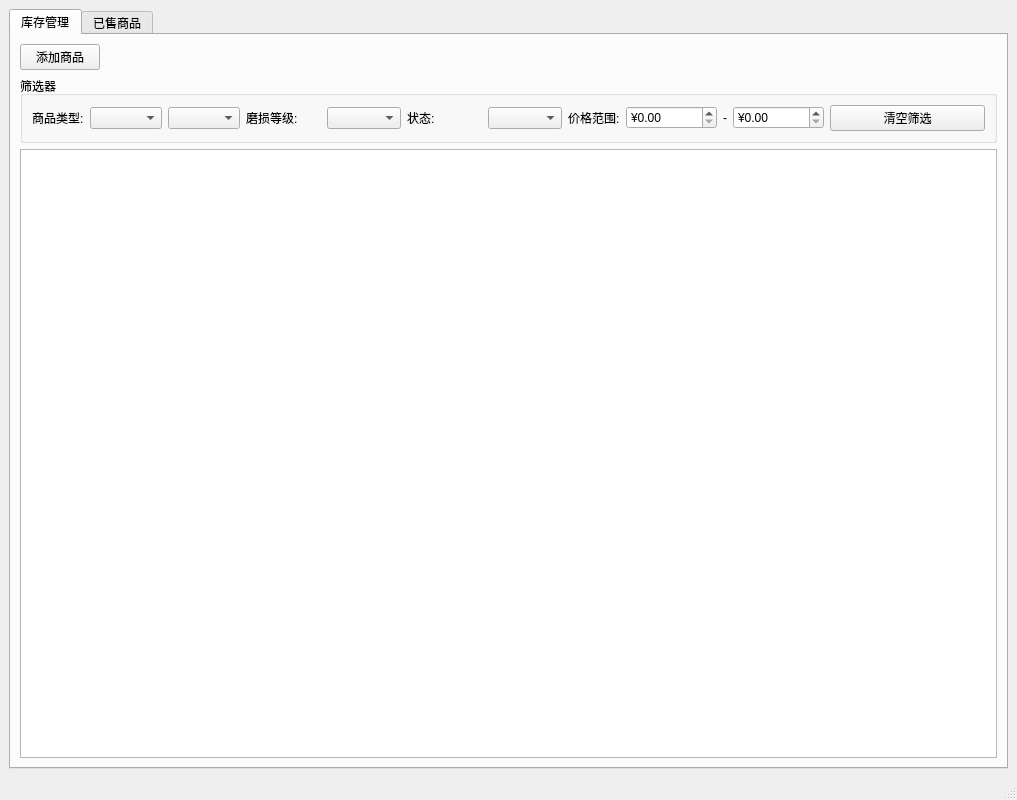
<?xml version="1.0" encoding="UTF-8"?>
<ui version="4.0">
 <class>MainWindow</class>
 <widget class="QMainWindow" name="MainWindow">
  <property name="geometry">
   <rect>
    <x>0</x>
    <y>0</y>
    <width>1017</width>
    <height>800</height>
   </rect>
  </property>
  <property name="windowTitle">
   <string>CS2饰品交易管理系统</string>
  </property>
  <widget class="QWidget" name="centralwidget">
   <layout class="QVBoxLayout" name="verticalLayout">
    <item>
     <widget class="QTabWidget" name="tabWidget">
      <property name="currentIndex">
       <number>0</number>
      </property>
      <widget class="QWidget" name="tab_inventory">
       <attribute name="title">
        <string>库存管理</string>
       </attribute>
       <layout class="QVBoxLayout" name="verticalLayout_2">
        <item>
         <layout class="QHBoxLayout" name="horizontalLayout">
          <item>
           <widget class="QPushButton" name="btn_add">
            <property name="text">
             <string>添加商品</string>
            </property>
           </widget>
          </item>
          <item>
           <spacer name="horizontalSpacer">
            <property name="orientation">
             <enum>Qt::Horizontal</enum>
            </property>
            <property name="sizeHint" stdset="0">
             <size>
              <width>40</width>
              <height>20</height>
             </size>
            </property>
           </spacer>
          </item>
         </layout>
        </item>
        <item>
         <widget class="QGroupBox" name="filter_group">
          <property name="title">
           <string>筛选器</string>
          </property>
          <layout class="QHBoxLayout" name="horizontalLayout_2">
           <item>
            <layout class="QHBoxLayout" name="type_filter_layout">
             <item>
              <widget class="QLabel" name="label_2">
               <property name="text">
                <string>商品类型:</string>
               </property>
              </widget>
             </item>
             <item>
              <widget class="QComboBox" name="type_filter"/>
             </item>
             <item>
              <widget class="QComboBox" name="subtype_filter"/>
             </item>
            </layout>
           </item>
           <item>
            <layout class="QHBoxLayout" name="wear_filter_layout">
             <item>
              <widget class="QLabel" name="label_3">
               <property name="text">
                <string>磨损等级:</string>
               </property>
              </widget>
             </item>
             <item>
              <widget class="QComboBox" name="wear_filter"/>
             </item>
            </layout>
           </item>
           <item>
            <layout class="QHBoxLayout" name="state_filter_layout">
             <item>
              <widget class="QLabel" name="label_4">
               <property name="text">
                <string>状态:</string>
               </property>
              </widget>
             </item>
             <item>
              <widget class="QComboBox" name="state_combo"/>
             </item>
            </layout>
           </item>
           <item>
            <layout class="QHBoxLayout" name="price_filter_layout">
             <item>
              <widget class="QLabel" name="label_5">
               <property name="text">
                <string>价格范围:</string>
               </property>
              </widget>
             </item>
             <item>
              <widget class="QDoubleSpinBox" name="price_min">
               <property name="prefix">
                <string>¥</string>
               </property>
               <property name="maximum">
                <double>999999.000000000000000</double>
               </property>
              </widget>
             </item>
             <item>
              <widget class="QLabel" name="label_6">
               <property name="text">
                <string>-</string>
               </property>
              </widget>
             </item>
             <item>
              <widget class="QDoubleSpinBox" name="price_max">
               <property name="prefix">
                <string>¥</string>
               </property>
               <property name="maximum">
                <double>999999.000000000000000</double>
               </property>
              </widget>
             </item>
            </layout>
           </item>
           <item>
            <widget class="QPushButton" name="btn_clear_filter">
             <property name="text">
              <string>清空筛选</string>
             </property>
            </widget>
           </item>
          </layout>
         </widget>
        </item>
        <item>
         <widget class="QTableWidget" name="inventory_table"/>
        </item>
       </layout>
      </widget>
      <widget class="QWidget" name="tab_sold">
       <attribute name="title">
        <string>已售商品</string>
       </attribute>
       <layout class="QVBoxLayout" name="verticalLayout_3">
        <item>
         <widget class="QTableWidget" name="sold_items_table"/>
        </item>
       </layout>
      </widget>
     </widget>
    </item>
   </layout>
  </widget>
  <widget class="QMenuBar" name="menubar">
   <property name="geometry">
    <rect>
     <x>0</x>
     <y>0</y>
     <width>1017</width>
     <height>23</height>
    </rect>
   </property>
  </widget>
  <widget class="QStatusBar" name="statusbar"/>
 </widget>
 <resources/>
 <connections/>
</ui>
